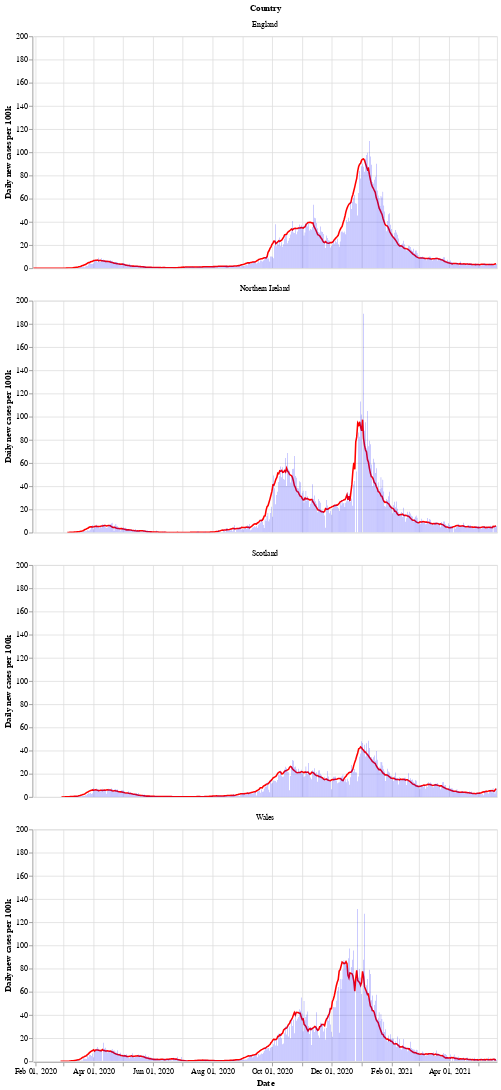

Source (notebook cell):
### Markdown cell above
Next is a bar chart of the number of new cases in each country (per 100k population), with the 7 day moving average of cases. Again we see that Wales saw a longer period of raising and falling cases compared to the other countries.

After a period of cases falling, each nation is now seeing a rise in the number of cases - especially in Wales.

### Code cell
# collapse
bars = alt.Chart(uk_cases).mark_bar().encode(
    x=alt.X("yearmonthdate(date):T", axis=alt.Axis(title='Date')),
    y=alt.Y("newCasesRate:Q", axis=alt.Axis(title='Daily new cases per 100k')),
    tooltip='newCasesRate',
    color=alt.condition(
        alt.datum.dailyChange > 0,
        alt.value("orange"),  # The positive color
        alt.value("blue")  # The negative color
    )
).properties(title='New cases per 100k population with rolling 7 day average', width=600).interactive()
line = alt.Chart(uk_cases).mark_line(
    color='red',
    size=2,
).transform_window(
    rolling_mean='mean(newCasesRate)',
    frame=[0, 7],
    groupby=['areaName']
).encode(
    x='yearmonthdate(date):T',
    y='rolling_mean:Q'
)
alt.layer(line, bars, data=uk_cases).facet(alt.Row('areaName', title='Country'), columns=1)

### Figure 1 — Vega-Lite specification as saved in the notebook (floating-point values rounded to 4 significant figures; data arrays with more than 128 entries replaced by an {"elided": "..."} marker saying what was removed)
{"config": {"view": {"continuousWidth": 400, "continuousHeight": 300}}, "data": {"name": "data-40226f8fb04b92dd458a3c4c5675d423"}, "facet": {"type": "nominal", "field": "areaName", "title": "Country"}, "spec": {"layer": [{"mark": {"type": "line", "color": "red", "size": 2}, "encoding": {"x": {"type": "temporal", "field": "date", "timeUnit": "yearmonthdate"}, "y": {"type": "quantitative", "field": "rolling_mean"}}, "transform": [{"window": [{"op": "mean", "field": "newCasesRate", "as": "rolling_mean"}], "frame": [0, 7], "groupby": ["areaName"]}]}, {"mark": "bar", "encoding": {"color": {"condition": {"value": "orange", "test": "(datum.dailyChange > 0)"}, "value": "blue"}, "tooltip": {"type": "quantitative", "field": "newCasesRate"}, "x": {"type": "temporal", "axis": {"title": "Date"}, "field": "date", "timeUnit": "yearmonthdate"}, "y": {"type": "quantitative", "axis": {"title": "Daily new cases per 100k"}, "field": "newCasesRate"}}, "selection": {"selector002": {"type": "interval", "bind": "scales", "encodings": ["x", "y"]}}, "title": "New cases per 100k population with rolling 7 day average", "width": 600}]}, "columns": 1, "$schema": "https://vega.github.io/schema/vega-lite/v4.8.1.json", "datasets": {"data-40226f8fb04b92dd458a3c4c5675d423": {"elided": "1812 records"}}}
